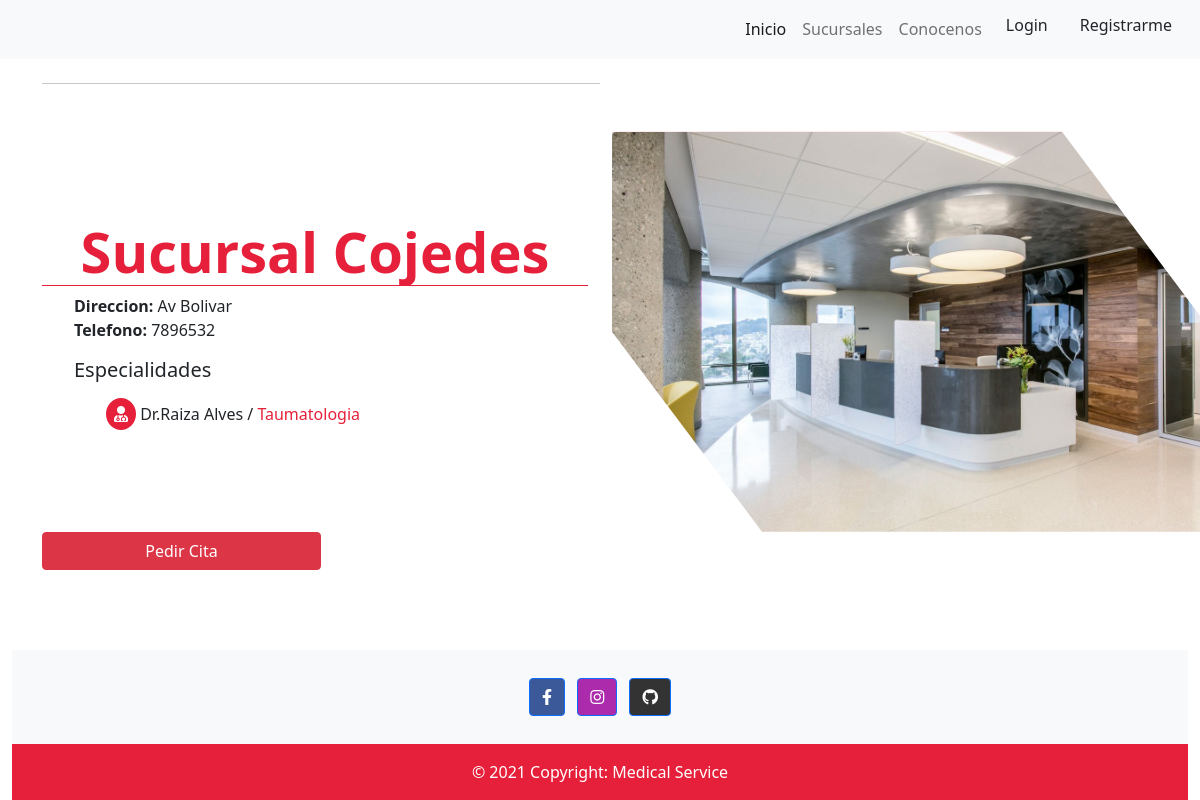
/doctors/detailSpecialty/3, run on an earlier commit of the app's database.
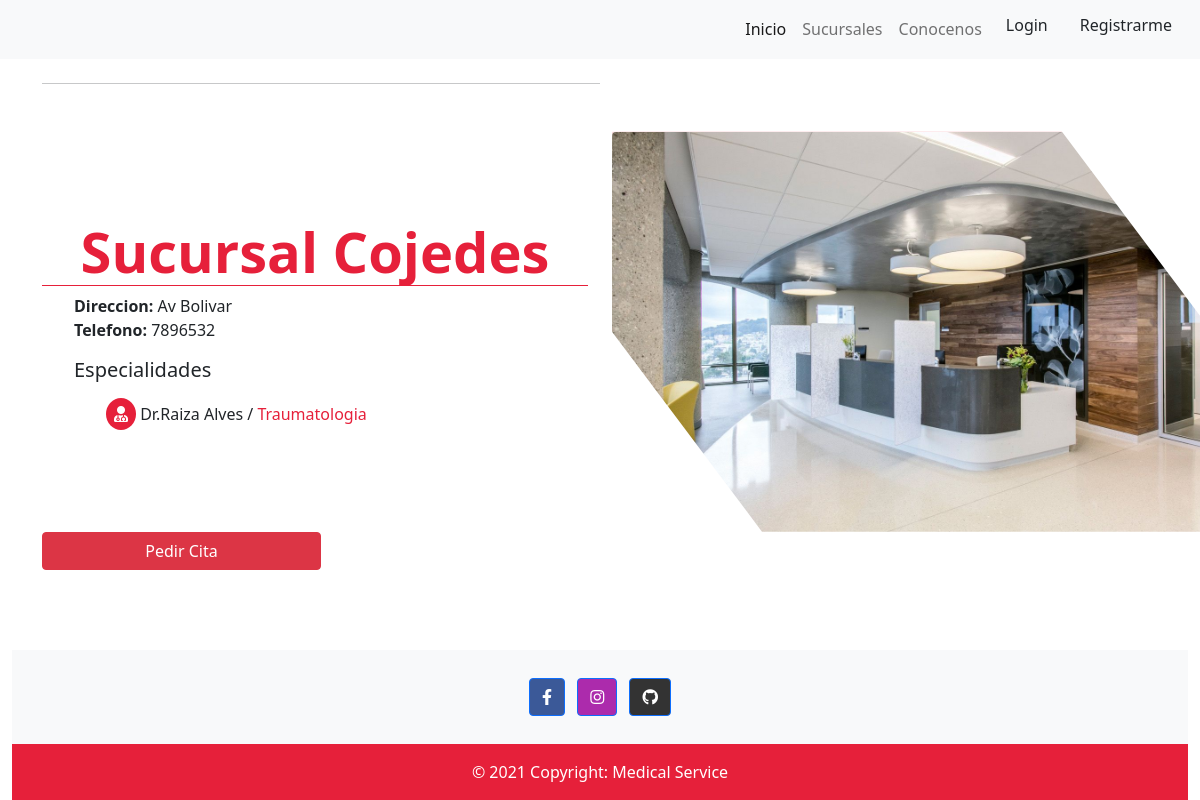
And on a later commit of the database.
### doctors/models.py (models this page shows)
class Specialty(models.Model):
    name = models.CharField("Especialidad", max_length=100)
    image = models.ImageField('Imagen', upload_to='specialty/',null=True,blank=True)
    icon = models.CharField(max_length=100,blank=True, null=True)
    def __str__(self):
        return self.name

### doctors/views.py (the view)
# urls.py: path('detailSpecialty/<int:id>',detailSpecialty,name='detailSpecialty'),
def detailSpecialty(request, id):
    specialtyQuery = Specialty.objects.get(id=id)
    branchOffices = BranchOffices.objects.filter(
        Q(specialty__name__icontains=specialtyQuery),
    )
    context = {
        'branchOffices': branchOffices,
    }
    return render(request, 'branchOffices/specialtyFilter.html', context)

### branchOffices/templates/branchOffices/specialtyFilter.html (shortened to what this page needs)
{% extends 'base.html' %}
{% load static %}
{% block content %}
<link rel="stylesheet" href="{% static 'css/branchOffices.css' %}">
<div class="container  contenedor">
    {% for b in branchOffices %}
    <hr>
    <div class="row pt-4 border-danger d-flex justify-content-center align-items-center mt-4 mb-4">
        <div class="col-6">
            <div class="jumbotron">
                <h1 class="display-4 text-center text-colored">{{b.name}}</h1>
            </div>
            <ul class="ul-descriptions">
                <li><strong>Direccion:</strong> {{b.address}}</li>
                <li><strong>Telefono:</strong> {{b.phone}}</li>
                <h5>Especialidades</h5>
                {% for s in b.doctors.all %}
                <li class="info-medic"><i class="fas fa-user-md"></i>
                    Dr.{{s.name}} {{s.lastName}} /
                    {% for m in s.specialty.all %}
                    <span class="specialty-medic">{{m.name}}</span>
                    {% endfor %}
                </li>
                    {% endfor %}
            </ul>
        </div>
        <div class="col-6">
            <img class="rounded img-top img-bo" src="{{b.image.url}}" alt="">
        </div>
        <div class="">
            <a href="{% url 'appointment' %}" class="btn btn-danger w-25 button-appointment">Pedir Cita</a>
        </div>
    </div>
    {% endfor %}
</div>
{% endblock %}

What changed in the data, as far as the page shows it:
changed Specialty: name "Taumatologia" → "Traumatologia"
